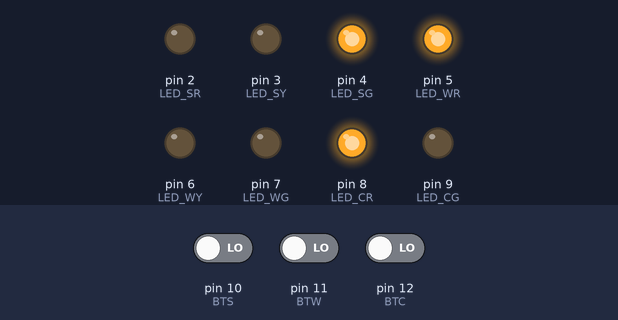
This sketch was run on a simulated Arduino Uno, built with avr-gcc and run on an emulated ATmega328P. On the bench: output pins drawn as LEDs (lit = HIGH). The test bench sets the inputs (shaded band); at power-on: pin 11 (BTW) LOW, pin 10 (BTS) LOW, pin 12 (BTC) LOW.

Above: at 5.3 s.
5.4 s: pin 11 (BTW) driven HIGH
At 6.8 s:
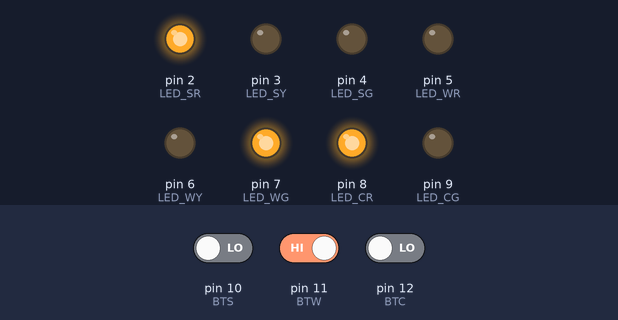
7.9 s: pin 10 (BTS) driven HIGH
At 8.1 s:
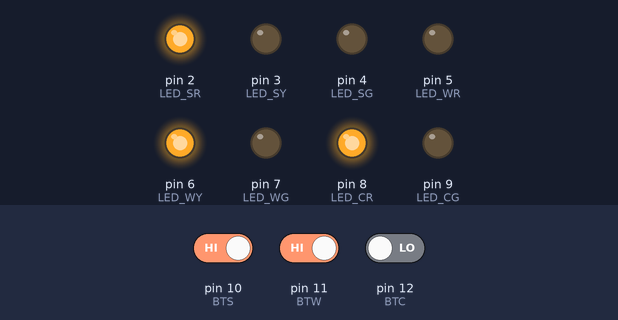
13.2 s: pin 12 (BTC) driven HIGH
At 16.4 s:
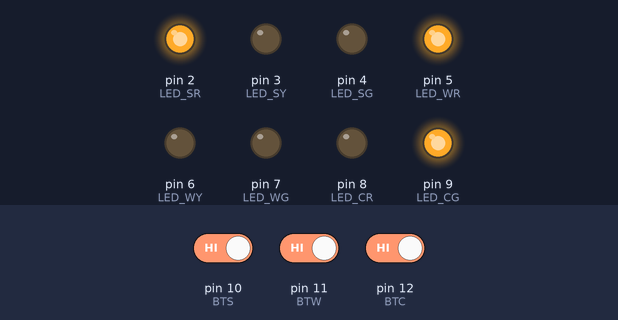
18.5 s: pin 12 (BTC) driven LOW
22.0 s: pin 10 (BTS) driven LOW
At 22.9 s:
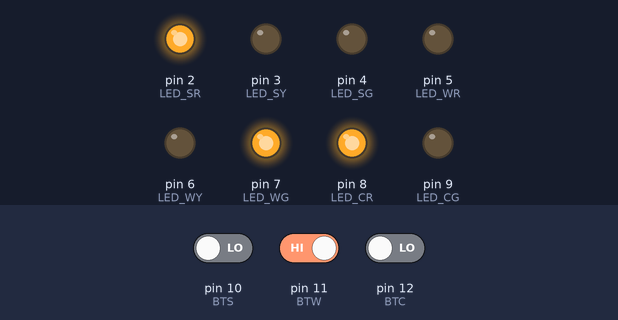
Timing chart, 0 to 25.0 s (numbered marks = the images above; inputs shaded):
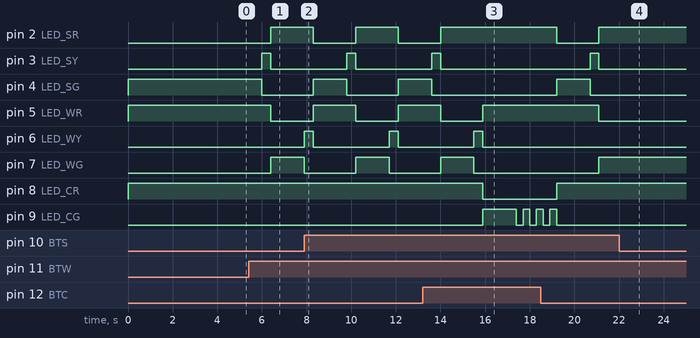

The sketch:

Assignment5.ino
```cpp
#define BTC 12
#define LED_CR 8
#define LED_CG 9

#define BTW 11
#define LED_WR 5
#define LED_WY 6
#define LED_WG 7

#define BTS 10
#define LED_SR 2
#define LED_SY 3
#define LED_SG 4

#define goS 0
#define chS 1

#define goW 2
#define chW 3

#define goC 4
#define cfC 5
#define cgC 6

// max button state = 2 power by nButton = 8

struct State {
  unsigned long ledOut;
  unsigned long delay;
  unsigned long next[8];
};

typedef const struct State SType;
SType FSM[7] = {
  //RGRYGRYG [C-W-S] 000 001 010 011 100 101 110 111
  {B10100001, 1500, {goS,goS,chS,chS,chS,chS,chS,chS}}, // South Go
  {B10100010,  400, {goW,goW,goW,goW,goC,goC,goC,goW}}, // South Change
  {B10001100, 1500, {goW,chW,goW,chW,chW,chW,chW,chW}}, // West Go
  {B10010100,  400, {goS,goS,goS,goS,goC,goC,goC,goC}}, // West Change
  {B01100100, 1500, {goC,cfC,cfC,cfC,goC,cfC,cfC,cfC}}, // Cross Go
  {B00100100,  300, {cgC,cgC,cgC,cgC,cgC,cgC,cgC,cgC}}, // Cross ChangeF
  {B01100100,  300, {cfC,goS,goW,goS,goC,goS,goW,goS}}  // Cross ChangeG
};

int input, inputC, inputW, inputS;
unsigned s = 0, blink = 0;

void setup()
{
  Serial.begin(9600);

  pinMode(BTC, INPUT);
  pinMode(LED_CR, OUTPUT);
  pinMode(LED_CG, OUTPUT);

  pinMode(BTW, INPUT);
  pinMode(LED_WR, OUTPUT);
  pinMode(LED_WY, OUTPUT);
  pinMode(LED_WG, OUTPUT);

  pinMode(BTS, INPUT);
  pinMode(LED_SR, OUTPUT);
  pinMode(LED_SY, OUTPUT);
  pinMode(LED_SG, OUTPUT);

}

void loop()
{
  digitalWrite(LED_CR, FSM[s].ledOut & B10000000);
  digitalWrite(LED_CG, FSM[s].ledOut & B01000000);

  digitalWrite(LED_WR, FSM[s].ledOut & B00100000);
  digitalWrite(LED_WY, FSM[s].ledOut & B00010000);
  digitalWrite(LED_WG, FSM[s].ledOut & B00001000);

  digitalWrite(LED_SR, FSM[s].ledOut & B00000100);
  digitalWrite(LED_SY, FSM[s].ledOut & B00000010);
  digitalWrite(LED_SG, FSM[s].ledOut & B00000001);

  delay(FSM[s].delay);

  inputC = digitalRead(BTC);
  inputW = digitalRead(BTW);
  inputS = digitalRead(BTS);

  input = inputC*4 + inputW*2 + inputS;

  if (s == 6) {
    if (blink < 2) {
      blink++;
      input = 0;
    }
    else if (blink >= 2) {
      blink = 0;
    }
  }

  s = FSM[s].next[input];
}
```

Measured:
- after the input at 5.4 s, pin 2 (LED_SR), pin 7 (LED_WG): LOW → HIGH after 1.0 s; pin 3 (LED_SY): LOW → HIGH after 0.60 s, → LOW 0.40 s later; pin 4 (LED_SG): HIGH → LOW after 0.60 s; pin 5 (LED_WR): HIGH → LOW after 1.0 s
- after the input at 7.9 s, pin 2 (LED_SR): HIGH → LOW after 0.40 s, → HIGH 1.9 s later, → LOW 1.9 s later; pin 3 (LED_SY): LOW → HIGH after 1.9 s, → LOW 0.40 s later
- after the input at 13.2 s, pin 2 (LED_SR): goes on until 14.0 s, then stays HIGH; pin 3 (LED_SY): goes on until 14.0 s, then stays LOW; pin 4 (LED_SG): goes on until 13.6 s, then stays LOW; pin 5 (LED_WR): goes on until 15.9 s, then stays HIGH; pin 7 (LED_WG): goes on until 15.5 s, then stays LOW
- after the input at 22.0 s, pin 2 (LED_SR): stays HIGH (without the input it goes to LOW after 1.0 s); pin 3 (LED_SY): stays LOW (without the input it goes to HIGH after 2.5 s)
